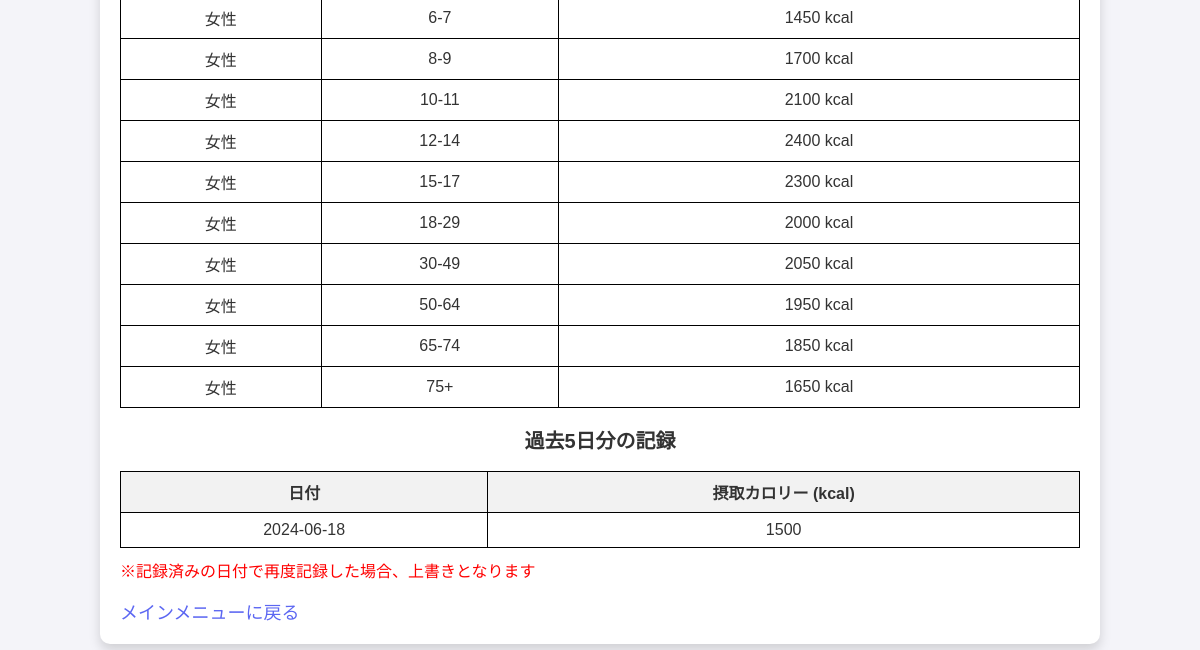
The app's page /accounts/food_record/ (signed in, lower part), older data.
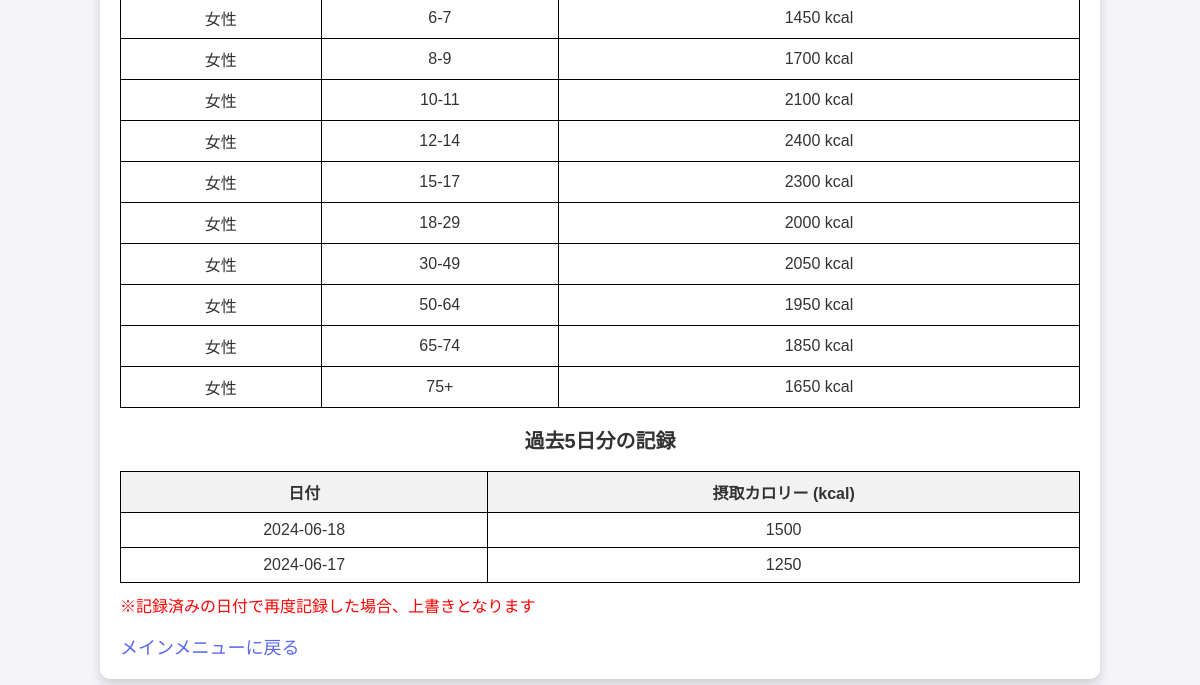
The same page, newer data.
### myapp/models.py (models this page shows, shortened)
class FoodRecord(models.Model):
    user = models.ForeignKey(CustomUser, on_delete=models.CASCADE, verbose_name=_('ユーザー'))
    date = models.DateField(_('日付'))
    calories = models.IntegerField(_('カロリー'))
    description = models.TextField(_('説明'), blank=True, null=True)
    class Meta:
        unique_together = ('user', 'date')

### myapp/views.py (the view)
# urls.py: path('food_record/', views.food_record, name='food_record'),
@login_required
def food_record(request):
    user_profile = UserProfile.objects.get(user=request.user)
    birthdate = user_profile.user.birth_date
    converted_gender = convert_gender(user_profile.user.gender)
    today = date.today()
    five_days_ago = today - timedelta(days=5)
    age = today.year - birthdate.year - ((today.month, today.day) < (birthdate.month, birthdate.day))
    recommended_calories = get_recommended_calories(age, converted_gender)
    recommended_calories_plus_500 = recommended_calories + 500
    recommended_calories_minus_500 = recommended_calories - 500
    calories_by_age_gender = get_calories_by_age_gender()
    form = FoodRecordForm(request.POST or None)
    if request.method == 'POST' and form.is_valid():
        record = form.save(commit=False)
        record.user = request.user
        record.date = form.cleaned_data['date']
        record.save()
        return redirect('myapp:food_record')
    food_records = FoodRecord.objects.filter(user=request.user).order_by('-date')
    yesterday_calories = food_records.first().calories if food_records.exists() else 0
    goal_calories = user_profile.target_calories
    achievement_percent = (yesterday_calories / goal_calories * 100) if goal_calories else 0
    past_five_days_records = FoodRecord.objects.filter(user=request.user, date__gte=five_days_ago).order_by('-date')
    context = {
        'form': form,
        'recommended_calories': recommended_calories,
        'recommended_calories_plus_500': recommended_calories_plus_500,
        'recommended_calories_minus_500': recommended_calories_minus_500,
        'calories_by_age_gender': calories_by_age_gender,
        'food_records': food_records,
        'birthdate': birthdate,
        'gender': converted_gender,
        'age': age,
        'today': today,
        'yesterday_calories': yesterday_calories,
        'goal_calories': goal_calories,
        'achievement_percent': achievement_percent,
        'past_five_days_records': past_five_days_records,
    }
    return render(request, 'food_record.html', context)

### myapp/authentication.py (called while the page is built)
    def get_user(self, user_id):
        UserModel = get_user_model()
        try:
            return UserModel.objects.get(pk=user_id)
        except UserModel.DoesNotExist:
            return None

### myapp/views.py (called while the page is built, shortened)
def convert_gender(gender):
    if gender == 'M':
        return '男性'
    elif gender == 'F':
        return '女性'
    else:
        return None

def get_recommended_calories(age, gender):
    print("get_recommended_calories",)
    if age == 0:
        return 500

def get_calories_by_age_gender():
    return {
        '男性': {'0': 500,
            '1-2': 950, '3-5': 1300, '6-7': 1550, '8-9': 1850, '10-11': 2250,
            '12-14': 2600, '15-17': 2800, '18-29': 2650, '30-49': 2700,
            '50-64': 2600, '65-74': 2400, '75+': 2100
        },
        '女性': {'0': 500,
            '1-2': 900, '3-5': 1250, '6-7': 1450, '8-9': 1700, '10-11': 2100,
            '12-14': 2400, '15-17': 2300, '18-29': 2000, '30-49': 2050,
            '50-64': 1950, '65-74': 1850, '75+': 1650
        }
    }

### myapp/templates/food_record.html (shortened to what this page needs)
<!DOCTYPE html>
<html lang="ja">
<head>
    {% load static %}
    <link rel="stylesheet" href="{% static 'css/styles.css' %}">
</head>
<body class="body-background food-record">
    <div class="container">
        <table id="calorie-table">
            <tbody>
                {% for gender, age_groups in calories_by_age_gender.items %}
                {% for age_range, calories in age_groups.items %}
                <tr>
                    <td>{{ gender }}</td>
                    <td>{{ age_range }}</td>
                    <td>{{ calories }} kcal</td>
                </tr>
                {% endfor %}
                {% endfor %}
            </tbody>
        </table>
        <h2>過去5日分の記録</h2>
        <table>
            <thead>
                <tr>
                    <th>日付</th>
                    <th>摂取カロリー (kcal)</th>
                </tr>
            </thead>
            <tbody>
                {% for record in past_five_days_records %}
                <tr>
                    <td>{{ record.date|date:"Y-m-d" }}</td>
                    <td>{{ record.calories }}</td>
                </tr>
                {% empty %}
                <tr>
                    <td colspan="2">記録がありません。</td>
                </tr>
                {% endfor %}
            </tbody>
        </table>
        <p class="alert">※記録済みの日付で再度記録した場合、上書きとなります</p>
        <div class="text-center">
            <a href="{% url 'myapp:main_menu' %}" class="back-link">メインメニューに戻る</a>
        </div>
    </div>
</body>
</html>

Row changes from the older to the newer data that the page shows:
added FoodRecord: date "2024-06-17", calories "1250"
